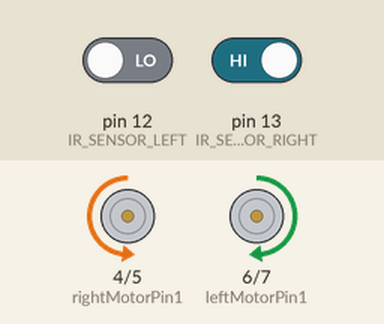
Simulated run of this sketch. Board: Arduino Uno, built with avr-gcc and run on an emulated ATmega328P. On the bench: motor-driver pin pairs drawn as motors (green arrow = first pin HIGH = forward, orange = second pin HIGH = backward, longer = more drive, scaled by the enable pin). The test bench sets the inputs (shaded band); at power-on: pin 12 (IR_SENSOR_LEFT) LOW, pin 13 (IR_SENSOR_RIGHT) HIGH.

Above: at 1.2 s.
1.3 s: pin 12 (IR_SENSOR_LEFT) driven HIGH
At 2.5 s:
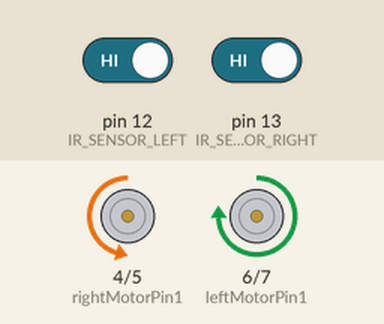
2.8 s: pin 13 (IR_SENSOR_RIGHT) driven LOW
At 3.7 s:
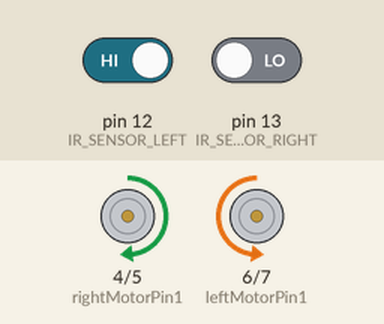
4.3 s: pin 12 (IR_SENSOR_LEFT) driven LOW
At 4.9 s:
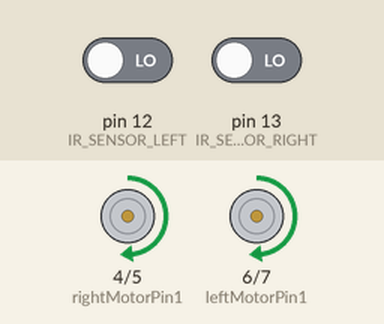
5.8 s: pin 13 (IR_SENSOR_RIGHT) driven HIGH
At 7.2 s:
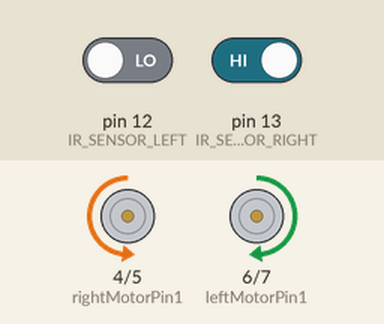
Timing chart, 0 to 8.3 s (numbered marks = the images above; inputs shaded):
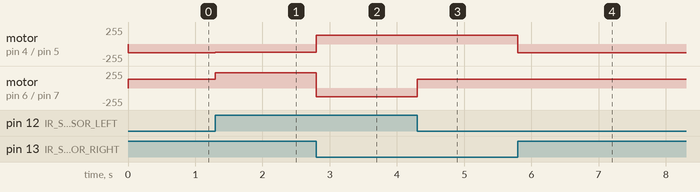

Measured:
- after the input at 1.3 s, motor on pin 4 (rightMotorPin1) / pin 5 (rightMotorPin2): backward 131/255 → backward 121/255 at once; motor on pin 6 (leftMotorPin1) / pin 7 (leftMotorPin2): forward 131/255 → forward 231/255 at once
- after the input at 2.8 s, motor on pin 4 (rightMotorPin1) / pin 5 (rightMotorPin2): backward 121/255 → forward 131/255 at once; motor on pin 6 (leftMotorPin1) / pin 7 (leftMotorPin2): forward 231/255 → backward 131/255 at once
- after the input at 4.3 s, motor on pin 6 (leftMotorPin1) / pin 7 (leftMotorPin2): backward 131/255 → forward 131/255 at once
- after the input at 5.8 s, motor on pin 4 (rightMotorPin1) / pin 5 (rightMotorPin2): forward 131/255 → backward 131/255 at once

The sketch:

FINAL.ino
```cpp
#define IR_SENSOR_RIGHT 13
#define IR_SENSOR_LEFT 12
#define MOTOR_SPEED 131

//Right motor
int enableRightMotor=10;
int rightMotorPin1=4;
int rightMotorPin2=5;

//Left motor
int enableLeftMotor=11;
int leftMotorPin1=6;
int leftMotorPin2=7;
#define OBSTACLE_THRESHOLD 500;

void setup()
{
  //The problem with TT gear motors is that, at very low pwm value it does not even rotate.
  //If we increase the PWM value then it rotates faster and our robot is not controlled in that speed and goes out of line.
  //For that we need to increase the frequency of analogWrite.
  //Below line is important to change the frequency of PWM signal on pin D5 and D6
  //Because of this, motor runs in controlled manner (lower speed) at high PWM value.
  //This sets frequecny as 7812.5 hz.
  TCCR0B = TCCR0B & B11111000 | B00000010 ;

  // put your setup code here, to run once:
  pinMode(enableRightMotor, OUTPUT);
  pinMode(rightMotorPin1, OUTPUT);
  pinMode(rightMotorPin2, OUTPUT);

  pinMode(enableLeftMotor, OUTPUT);
  pinMode(leftMotorPin1, OUTPUT);
  pinMode(leftMotorPin2, OUTPUT);
pinMode(IR_SENSOR_RIGHT, INPUT);
  pinMode(IR_SENSOR_LEFT, INPUT);
  rotateMotor(0,0);
}


// ...

void loop()
{

  int rightIRSensorValue = digitalRead(IR_SENSOR_RIGHT);
  int leftIRSensorValue = digitalRead(IR_SENSOR_LEFT);

  //If none of the sensors detects a black line, then go straight``
  if (rightIRSensorValue == LOW && leftIRSensorValue == LOW)
  {
    rotateMotor(MOTOR_SPEED, MOTOR_SPEED);
  }
  //If right sensor detects a black line, then turn right
  else if (rightIRSensorValue == HIGH && leftIRSensorValue == LOW )
  {
    rotateMotor(-MOTOR_SPEED, MOTOR_SPEED);
  }
  //If left sensor detects a black line, then turn left
  else if (rightIRSensorValue == LOW && leftIRSensorValue == HIGH )
  {
    rotateMotor(MOTOR_SPEED, -MOTOR_SPEED);  // Corrected line
  }
  //If both sensors detect a black line, then turn right
  else if (rightIRSensorValue == HIGH && leftIRSensorValue == HIGH )
  {
    rotateMotor(-MOTOR_SPEED+10, MOTOR_SPEED+100);
  }
}

// ...


void rotateMotor(int rightMotorSpeed, int leftMotorSpeed)
{

  if (rightMotorSpeed < 0)
  {
    digitalWrite(rightMotorPin1,LOW);
    digitalWrite(rightMotorPin2,HIGH);
  }
  else if (rightMotorSpeed > 0)
  {
    digitalWrite(rightMotorPin1,HIGH);
    digitalWrite(rightMotorPin2,LOW);
  }
  else
  {
    digitalWrite(rightMotorPin1,HIGH);
    digitalWrite(rightMotorPin2,HIGH);
  }

  if (leftMotorSpeed < 0)
  {
    digitalWrite(leftMotorPin1,LOW);
    digitalWrite(leftMotorPin2,HIGH);
  }
else if (leftMotorSpeed > 0)
  {
    digitalWrite(leftMotorPin1,HIGH);
    digitalWrite(leftMotorPin2,LOW);
  }
  else
  {
    digitalWrite(leftMotorPin1,HIGH);
    digitalWrite(leftMotorPin2,HIGH);
  }
  analogWrite(enableRightMotor, abs(rightMotorSpeed));
  analogWrite(enableLeftMotor, abs(leftMotorSpeed));
}
```
